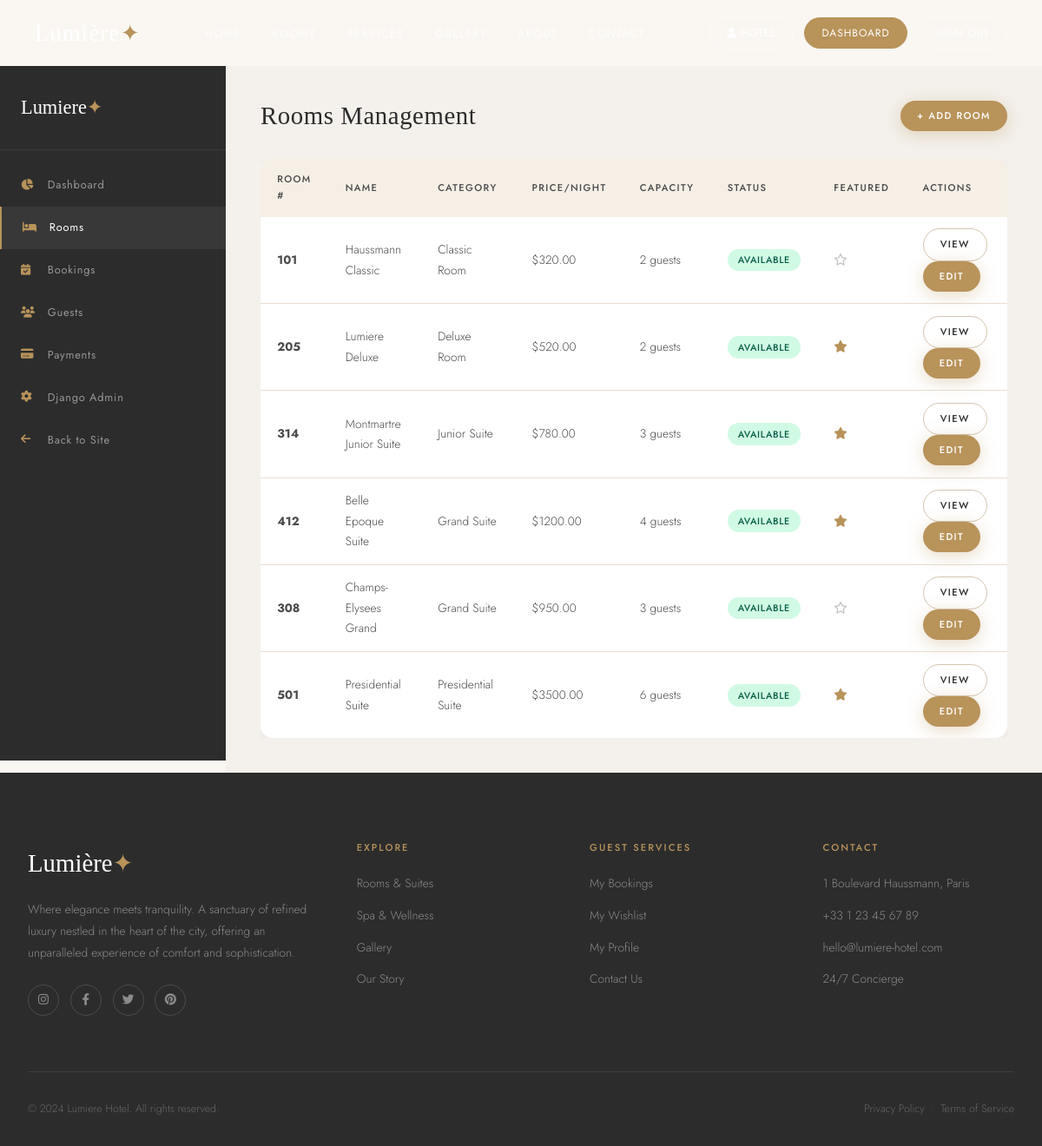
The app's page /admin-panel/rooms/ (signed in) with its own data.
### rooms/models.py (models this page shows, shortened)
class Room(models.Model):
    STATUS_CHOICES = [
        ('available', 'Available'),
        ('occupied', 'Occupied'),
        ('maintenance', 'Under Maintenance'),
    ]
    category = models.ForeignKey(RoomCategory, on_delete=models.CASCADE, related_name='rooms')
    name = models.CharField(max_length=200)
    room_number = models.CharField(max_length=10, unique=True)
    description = models.TextField()
    short_description = models.CharField(max_length=300)
    price_per_night = models.DecimalField(max_digits=10, decimal_places=2)
    max_guests = models.PositiveIntegerField(default=2)
    size_sqm = models.PositiveIntegerField()
    floor = models.PositiveIntegerField(default=1)
    status = models.CharField(max_length=20, choices=STATUS_CHOICES, default='available')
    is_featured = models.BooleanField(default=False)
    has_sea_view = models.BooleanField(default=False)
    has_balcony = models.BooleanField(default=False)
    has_jacuzzi = models.BooleanField(default=False)
    has_fireplace = models.BooleanField(default=False)
    created_at = models.DateTimeField(auto_now_add=True)

class RoomCategory(models.Model):
    name = models.CharField(max_length=100)
    slug = models.SlugField(unique=True)
    description = models.TextField()
    icon = models.CharField(max_length=50, default='bed')
    class Meta:
        verbose_name_plural = 'Room Categories'

### rooms/admin_views.py (the view)
# urls.py: path('admin-panel/rooms/', admin_views.admin_rooms, name='admin_rooms'),
@staff_member_required
def admin_rooms(request):
    rooms = Room.objects.select_related('category').prefetch_related('images').all()
    return render(request, 'admin_dashboard/rooms.html', {'rooms': rooms})

### templates/admin_dashboard/rooms.html (shortened to what this page needs)
{% extends "base/base.html" %}
{% block content %}
<div style="padding-top:76px"></div>
<div class="admin-layout">
  <aside class="admin-sidebar">
    <div class="admin-sidebar-logo">Lumiere<span>&#10022;</span></div>
    <nav class="admin-nav">
      <a href="{% url 'admin_dashboard' %}" class="admin-nav-item"><i class="fa fa-chart-pie"></i> Dashboard</a>
      <a href="{% url 'admin_rooms' %}" class="admin-nav-item active"><i class="fa fa-bed"></i> Rooms</a>
      <a href="{% url 'admin_bookings' %}" class="admin-nav-item"><i class="fa fa-calendar-check"></i> Bookings</a>
      <a href="{% url 'admin_users' %}" class="admin-nav-item"><i class="fa fa-users"></i> Guests</a>
      <a href="{% url 'admin_payments' %}" class="admin-nav-item"><i class="fa fa-credit-card"></i> Payments</a>
      <a href="/django-admin/" class="admin-nav-item"><i class="fa fa-cog"></i> Django Admin</a>
      <a href="{% url 'home' %}" class="admin-nav-item"><i class="fa fa-arrow-left"></i> Back to Site</a>
    </nav>
  </aside>
  <main class="admin-content">
    <div style="display:flex;justify-content:space-between;align-items:center;margin-bottom:2rem">
      <h2 class="admin-page-title" style="margin:0">Rooms Management</h2>
      <a href="/django-admin/rooms/room/add/" class="btn btn-primary btn-sm">+ Add Room</a>
    </div>
    <div style="overflow-x:auto">
      <table class="admin-table">
        <thead><tr><th>Room #</th><th>Name</th><th>Category</th><th>Price/Night</th><th>Capacity</th><th>Status</th><th>Featured</th><th>Actions</th></tr></thead>
        <tbody>
          {% for room in rooms %}
          <tr>
            <td><strong>{{ room.room_number }}</strong></td>
            <td>{{ room.name }}</td>
            <td>{{ room.category.name }}</td>
            <td>${{ room.price_per_night }}</td>
            <td>{{ room.max_guests }} guests</td>
            <td><span class="badge {% if room.status == 'available' %}badge-confirmed{% elif room.status == 'occupied' %}badge-checked_in{% else %}badge-cancelled{% endif %}">{{ room.get_status_display }}</span></td>
            <td>{% if room.is_featured %}<i class="fa fa-star" style="color:var(--gold)"></i>{% else %}<i class="far fa-star" style="color:var(--gray-light)"></i>{% endif %}</td>
            <td>
              <a href="{% url 'room_detail' room.pk %}" class="btn btn-outline btn-sm">View</a>
              <a href="/django-admin/rooms/room/{{ room.pk }}/change/" class="btn btn-primary btn-sm">Edit</a>
            </td>
          </tr>
          {% empty %}
          <tr><td colspan="8" style="text-align:center;color:var(--gray);padding:3rem">No rooms added yet. <a href="/django-admin/rooms/room/add/" style="color:var(--gold)">Add your first room</a>.</td></tr>
          {% endfor %}
        </tbody>
      </table>
    </div>
  </main>
</div>
{% endblock %}

### static/css/main.css (style rules this page uses)
:root { --cream: #FAF7F2; --white: #FFFFFF; --beige-light: #F5EFE6; --beige: #E8DDD0; --beige-dark: #D4C5B0; --gold-light: #C9A96E; --gold: #B8935A; --gold-dark: #9A7A48; --brown: #6B5744; --charcoal: #2C2C2C; --charcoal-light: #4A4A4A; --gray: #8A8A8A; --gray-light: #C4C4C4; --shadow-sm: 0 2px 12px rgba(44,44,44,0.06); --shadow-md: 0 6px 30px rgba(44,44,44,0.10); --shadow-lg: 0 16px 60px rgba(44,44,44,0.14); --radius-sm: 8px; --radius-md: 14px; --radius-lg: 24px; --transition: all 0.35s cubic-bezier(0.4,0,0.2,1); --font-serif: 'Cormorant Garamond', Georgia, serif; --font-sans: 'Jost', system-ui, sans-serif; }
*,*::before,*::after { box-sizing:border-box;margin:0;padding:0 }
html { scroll-behavior:smooth }
body { font-family:var(--font-sans);background:var(--cream);color:var(--charcoal);line-height:1.7;font-weight:300;overflow-x:hidden }
h1,h2,h3,h4,h5 { font-family:var(--font-serif);font-weight:400;line-height:1.2;color:var(--charcoal);letter-spacing:0.02em }
h2 { font-size:clamp(1.9rem,3.5vw,3rem) }
a { text-decoration:none;color:inherit;transition:var(--transition) }
.btn { display:inline-flex;align-items:center;gap:0.5rem;padding:0.85rem 2rem;border-radius:50px;font-family:var(--font-sans);font-size:0.78rem;font-weight:500;letter-spacing:0.12em;text-transform:uppercase;transition:var(--transition);cursor:pointer;border:none }
.btn-primary { background:var(--gold);color:var(--white);box-shadow:0 4px 20px rgba(184,147,90,0.35) }
.btn-outline { background:transparent;color:var(--charcoal);border:1px solid var(--beige-dark) }
.btn-sm { padding:0.5rem 1.2rem;font-size:0.7rem }
.badge { display:inline-block;padding:0.22rem 0.75rem;border-radius:20px;font-size:0.68rem;font-weight:500;letter-spacing:0.06em;text-transform:uppercase }
.badge-confirmed { background:#D1FAE5;color:#065F46 }
.admin-layout { display:grid;grid-template-columns:260px 1fr;min-height:100vh }
.admin-sidebar { background:var(--charcoal);position:sticky;top:0;height:100vh;overflow-y:auto }
.admin-sidebar-logo { padding:1.8rem 1.5rem;border-bottom:1px solid rgba(255,255,255,0.08);font-family:var(--font-serif);font-size:1.4rem;color:var(--white) }
.admin-sidebar-logo span { color:var(--gold) }
.admin-nav { padding:1rem 0 }
.admin-nav-item { display:flex;align-items:center;gap:0.8rem;padding:0.85rem 1.5rem;font-size:0.8rem;font-weight:400;letter-spacing:0.06em;color:rgba(255,255,255,0.5);transition:var(--transition) }
.admin-nav-item:hover,.admin-nav-item.active { color:var(--white);background:rgba(255,255,255,0.06);border-left:2px solid var(--gold) }
.admin-nav-item i { width:18px;color:var(--gold) }
.admin-content { background:#F4F1EC;padding:2.5rem;overflow-y:auto }
.admin-page-title { font-size:1.8rem;margin-bottom:2rem;color:var(--charcoal) }
.admin-table { width:100%;border-collapse:collapse;background:var(--white);border-radius:var(--radius-md);overflow:hidden;box-shadow:var(--shadow-sm) }
.admin-table th { background:var(--beige-light);padding:0.9rem 1.2rem;text-align:left;font-size:0.7rem;font-weight:500;letter-spacing:0.12em;text-transform:uppercase;color:var(--charcoal-light) }
.admin-table td { padding:0.85rem 1.2rem;font-size:0.86rem;color:var(--charcoal-light);border-bottom:1px solid var(--beige) }
.admin-table tr:last-child td { border-bottom:none }

### records on screen
Room: room_number "101", name "Haussmann Classic", category.name "Classic Room", price_per_night "320.00", max_guests "2", status "AVAILABLE", is_featured False (drawn)
Room: room_number "205", name "Lumiere Deluxe", category.name "Deluxe Room", price_per_night "520.00", max_guests "2", status "AVAILABLE", is_featured True (drawn)
Room: room_number "314", name "Montmartre Junior Suite", category.name "Junior Suite", price_per_night "780.00", max_guests "3", status "AVAILABLE", is_featured True (drawn)
Room: room_number "412", name "Belle Epoque Suite", category.name "Grand Suite", price_per_night "1200.00", max_guests "4", status "AVAILABLE", is_featured True (drawn)
Room: room_number "308", name "Champs-Elysees Grand", category.name "Grand Suite", price_per_night "950.00", max_guests "3", status "AVAILABLE", is_featured False (drawn)
Room: room_number "501", name "Presidential Suite", category.name "Presidential Suite", price_per_night "3500.00", max_guests "6", status "AVAILABLE", is_featured True (drawn)
